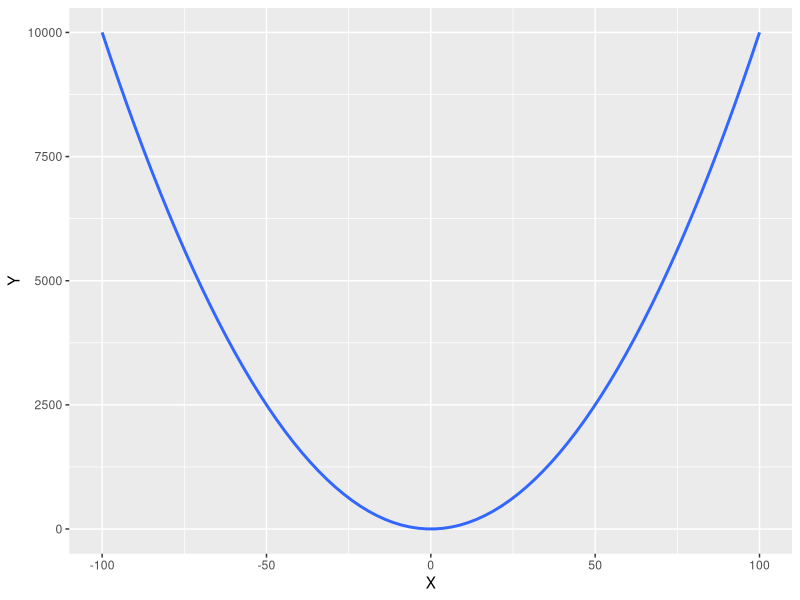

Reproduce this figure in R.
## ---- chunk 1
library(knitr) # Für Tabellen-Funktion kable
library(kableExtra) # Für erweiterte Tabellen-Format-Optionen
library(dplyr) # Für den %>% Operator

# Lade Tabelle
x = read.csv2("table.csv", header = TRUE)

# Erstelle Tabelle
knitr::kable(x)%>%
    kable_styling(bootstrap_options=c("striped","hover","responsive"),
                full_width=F,position="left")%>%
    column_spec(1,width="3cm") #Verändere Einzelne Spalten

## ---- chunk 2
 library(ggplot2)

# Plotte quadratischen Zusammenhang
X = c(-100:100) # Erzeuge Zahlen von -100 bis 100
Y = X^2 # Erzeuge y-Werte dazu
df =data.frame(X,Y)

ggplot(data = df, aes(x = X, y = Y))+
    geom_smooth()
